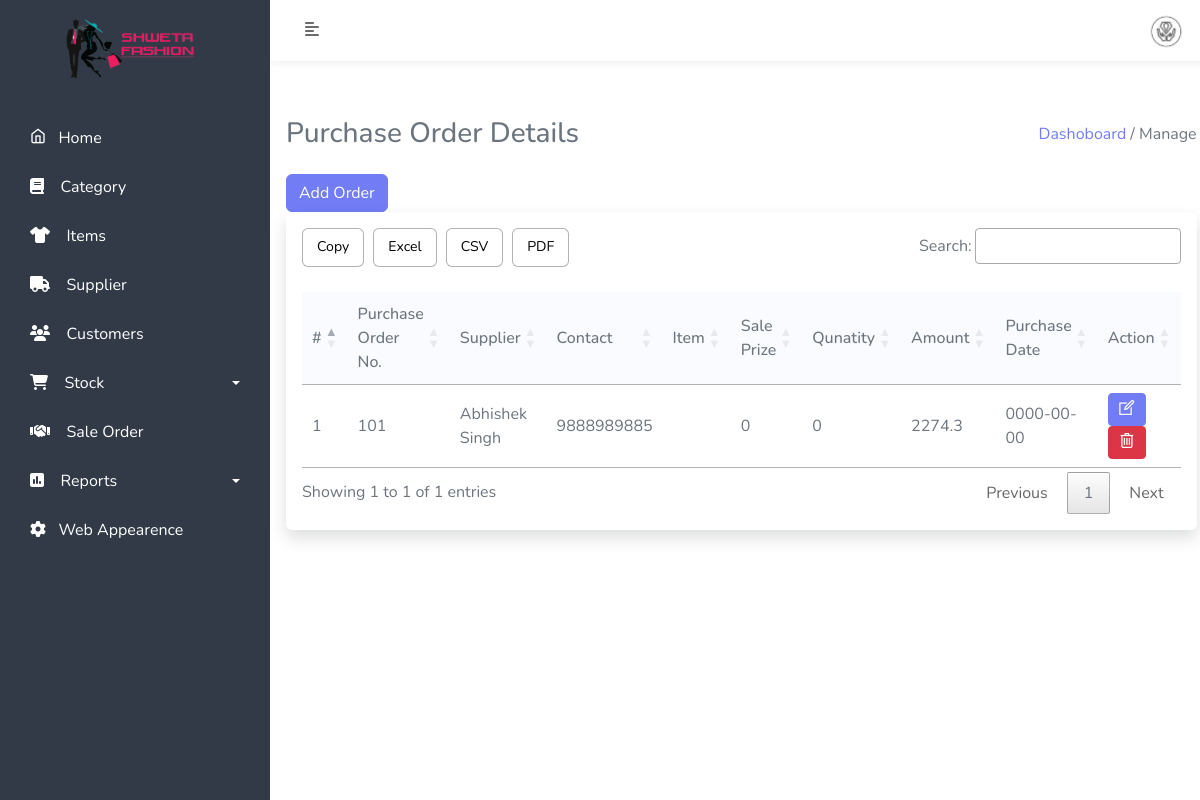
Screenshot of /admin/purchase-order.php (signed in) with the database file from the repository.
### tables this page shows
CREATE TABLE `manage_website` (
  `id` int(11) NOT NULL,
  `title` varchar(500) NOT NULL,
  `short_title` varchar(500) NOT NULL,
  `footer` text NOT NULL,
  `currency_symbol` text NOT NULL,
  `login_logo` text NOT NULL,
  `website_logo` varchar(500) NOT NULL,
  `background_login_image` text NOT NULL,
  `pay_qrcode` text NOT NULL,
  `terms` longtext NOT NULL,
  `status` int(11) NOT NULL
);

CREATE TABLE `purchace_order` (
  `porder_id` int(11) NOT NULL,
  `invoice_no` varchar(50) NOT NULL,
  `item_name` varchar(50) NOT NULL,
  `prize` double(10,2) NOT NULL,
  `quantity` int(11) NOT NULL,
  `amount` double(10,2) NOT NULL,
  `purchase_date` date NOT NULL,
  `sup_id` int(11) NOT NULL,
  `i_id` int(11) NOT NULL,
  `delete_status` int(2) NOT NULL
);

CREATE TABLE `supplier` (
  `sup_id` int(11) NOT NULL,
  `sup_fname` varchar(50) NOT NULL,
  `sup_lname` varchar(50) NOT NULL,
  `sup_email` varchar(50) NOT NULL,
  `sup_mobile` bigint(11) NOT NULL,
  `sup_add` varchar(500) NOT NULL,
  `sup_city` varchar(11) NOT NULL,
  `sup_state` varchar(11) NOT NULL,
  `delete_status` tinyint(2) NOT NULL
);

### admin/purchase-order.php (the view, shortened to what this page needs)
<?php include('include/sidebar.php'); ?>
<?php include('include/header.php'); ?>
<div class="content-body mb-5 p-3">
    <div class="row">
        <div class="col-md-12">
            <div class="heading mb-4 d-flex align-items-center justify-content-between">
                <h3 class="mb-0">Purchase Order Details </h3>
                <p class="m-0"><a href="dashboard.php" class="text-primary">Dashoboard </a> <span class="disable">/ Manage </span></p>
            </div>
        </div>
    </div>
    <div class="card-header">
        <a href="add_purchase_order.php"><button class="btn btn-primary" type="submit" name=""> Add Order </button></a>
    </div>
    <div class="row">
        <div class="col-md-12">
            <div class="card border-0 shadow">
                <div class="card-body">
                    <div class="table-responsive">
                        <table id="example" class="display table-bordered" style="width:100%">
                            <thead>
                                <tr>
                                    <th> #</th>
                                    <th>Purchase Order No.</th>
                                    <th>Supplier</th>
                                    <th>Contact</th>
                                    <th>Item</th>
                                    <th>Sale Prize</th>
                                    <th>Qunatity</th>
                                    <th>Amount</th>
                                    <th>Purchase Date</th>
                                    <th>Action</th>
                                </tr>
                            </thead>
                            <tbody>
                                <?php
                                $cnt = 1;
                                $stmt = $db->prepare("SELECT * from purchace_order INNER JOIN supplier ON purchace_order.sup_id=supplier.sup_id where purchace_order.delete_status='0'");
                                $stmt->execute();
                                $record = $stmt->fetchAll();
                                foreach ($record as $row) {
                                ?>
                                    <tr>
                                        <td><?php echo $cnt; ?></td>
                                        <td><?php echo $row['invoice_no']; ?></td>
                                        <td><?php echo $row['sup_fname'] . ' ' . $row['sup_lname']; ?></td>
                                        <td><?php echo $row['sup_mobile']; ?></td>
                                        <td><?php echo $row['item_name']; ?></td>
                                        <td><?php echo $row['prize']; ?></td>
                                        <td><?php echo $row['quantity']; ?></td>
                                        <td><?php echo $row['amount']; ?></td>
                                        <td><?php echo $row['purchase_date']; ?></td>
                                        <td>
                                            <a href="edit-purchase-order.php?poid=<?php echo $row['porder_id']; ?>" class="btn btn-primary btn-sm "><i class="icon-line-awesome-edit fs-5"></i></a>
                                            <a href="app/purchase-crud.php?delid=<?php echo $row['porder_id']; ?>" class="btn btn-danger btn-sm " onclick="return confirm('Do you really want to Delete ?');"><i class="icon-line-awesome-trash-o fs-5"></i></a>
                                        </td>
                                    </tr>
                                <?php
                                    $cnt = $cnt + 1;
                                }  ?>
                            </tbody>
                        </table>
                    </div>
                </div>
            </div>
        </div>
    </div>
</div>
<?php include('include/footer.php'); ?>

### admin/include/sidebar.php (shortened to what this page needs)
<?php include('../assets/constant/config.php'); ?>
<!doctype html>
<html lang="en">
<head>
    <?php
    $stmt = $db->prepare("SELECT * from manage_website");
    $stmt->execute();
    $result = $stmt->fetchAll();
    foreach ($result as $key) {
    ?>
        <link href="../assets/css/bootstrap.min.css" rel="stylesheet">
        <link href="../assets/css/style.css" rel="stylesheet">
        <link href="../assets/css/select2.css" rel="stylesheet">
        <link href="../assets/css/responsive.css" rel="stylesheet">
        <link href="../assets/css/icons.css" rel="stylesheet">
        <link rel="stylesheet" href="https://cdnjs.cloudflare.com/ajax/libs/font-awesome/6.2.1/css/all.min.css" />
        <link href="../assets/css/datatables/jquery.dataTables.min.css" rel="stylesheet">
        <link href="../assets/css/datatables/buttons.dataTables.min.css" rel="stylesheet">
        <link rel="stylesheet" href="https://cdnjs.cloudflare.com/ajax/libs/font-awesome/6.3.0/css/solid.min.css" />
        <link href="https://cdn.jsdelivr.net/npm/select2@4.1.0-rc.0/dist/css/select2.min.css" rel="stylesheet" />
</head>
<body>
    <div class="wrapper">
        <nav id="sidebar">
            <div class="position">
                <div class="sidebar-header">
                    <a href="dashboard.php"><img src="../assets/img/<?php echo $key['login_logo'] ?>" width="150px"></a>
                </div>
            <?php } ?>
            <ul class="list-unstyled components" id="menu">
                <li class="s-item">
                    <a href="dashboard.php"><i class="icon-feather-home"></i>&nbsp;&nbsp;&nbsp;Home</a>
                </li>
                <li class="s-item">
                    <a href="category.php"><i class="fa fa-book"></i>&nbsp;&nbsp;&nbsp; Category</a>
                </li>
                <li class="s-item">
                    <a href="product.php"><i class="fa-solid fa-shirt"></i>&nbsp;&nbsp;&nbsp; Items</a>
                </li>
                <li class="s-item">
                    <a href="supplier.php"><i class="fa-solid fa-truck"></i>&nbsp;&nbsp;&nbsp; Supplier</a>
                </li>
                <li class="s-item">
                    <a href="customer.php"><i class="nav-icon fas fa-users"></i>&nbsp;&nbsp;&nbsp; Customers</a>
                </li>
                <li class="s-item">
                    <a href="#pageReports2" data-bs-toggle="collapse" aria-bs-expanded="false" class="dropdown-toggle"><i class='fas fa-shopping-cart'></i>&nbsp;&nbsp;&nbsp; Stock</a>
                </li>
                <li class="s-item">
                    <a href="sale-order.php" aria-bs-expanded="false"><i class='fas fa-handshake'></i>&nbsp;&nbsp;&nbsp; Sale Order</a>
                </li>
                <li class="s-item">
                    <a href="#pageReports" data-bs-toggle="collapse" aria-bs-expanded="false" class="dropdown-toggle"><i class="fa-sharp fa-solid fa-square-poll-vertical"></i>&nbsp;&nbsp;&nbsp; Reports</a>
                </li>
                <li class="s-item">
                    <a href="manage_website.php"><i class="fa fa-cog"></i>&nbsp;&nbsp;&nbsp;Web Appearence</a>
                </li>
            </ul>
            </div>
        </nav>

### admin/include/header.php (shortened to what this page needs)
<?php include('../assets/constant/config.php');?>
<?php
$stmt = $db->prepare("SELECT admin_photo,admin_email , admin_fname, admin_lname from admin ");
$stmt->execute();
$record = $stmt->fetchAll();
foreach ($record as $key) {
?>
    <div id="content">
        <nav class="navbar navbar-expand-lg navbar-light ">
            <div class="container-fluid">
                <button type="button" id="sidebarCollapse" class="btn text-sidebar bg-turbo-yellow">
                    <i class="fas fa-align-left"></i>
                </button>
                <div class="collapse navbar-collapse" id="navbarSupportedContent">
                    <div class="dropdown ">
		  <a class="" type="button" data-bs-toggle="dropdown" aria-expanded="false">
		   <img src="../assets/img/<?php echo $key['admin_photo'];?>" width="50px" class="rounded-circle">
		  </a>
		</div>
                     <?php } ?>
                </div>
            </div>
        </nav>

### assets/css/style.css (style rules this page uses)
body { font-family:'Nunito', sans-serif; color: #6c757d; }
a, a:hover, a:focus { color: inherit; text-decoration: none; transition: all 0.3s; }
.btn-primary { background-color: #727cf5; border-color: #727cf5; }
.text-primary { color: #727cf5 !important; }
.navbar { padding: 5px 10px; background: #fff; border: none; border-radius: 0px; margin-bottom: 40px; box-shadow: 0px 0px 9px rgb(0 0 0 / 10%); }
.text-sidebar { color: #6b6b6b; }
.wrapper { display: flex; width: 100%; align-items: stretch; }
#sidebar .position { position: fixed; min-width: 270px; max-width: 250px; }
#sidebar { min-width: 270px; max-width: 250px; background: #313a46; color: #272e48; transition: all 0.3s; z-index: 2; }
#sidebar .sidebar-header { padding: 12px; background: #313a46; text-align: center; }
#sidebar ul.components { padding: 20px 0; overflow-y: scroll; height: 100vh; }
#sidebar ul li a { padding: 10px 10px 10px 30px; font-size: 1em; display: block; margin-bottom: 5px; border-radius: 0 20px 20px 0; margin-right: 10px; color: #fff; }
a[data-bs-toggle=collapse] { position: relative; }
.dropdown-toggle::after { display: block; position: absolute; top: 50%; right: 20px; transform: translateY(-50%); }
#content { width: 100%; min-height: 100vh; transition: all 0.3s; }
tbody, td, tfoot, th, thead, tr { border:0; }
thead { background: #FAFBFE; }

### rows the page displays
manage_website: login_logo (picture)
purchace_order: invoice_no "101", sup.sup_fname "Abhishek", sup.sup_lname "Singh", sup.sup_mobile "9888989885", prize "0", quantity "0", amount "2274.3", purchase_date "0000-00-00"
